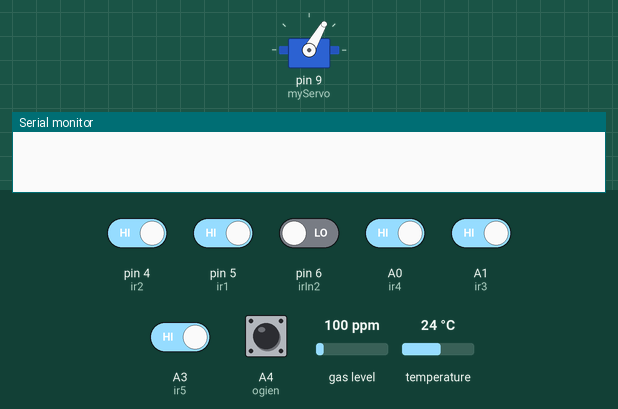
This sketch was run on a simulated Arduino Uno, built with avr-gcc and run on an emulated ATmega328P. Shown: servo, the last lines printed to the serial monitor. Wiring (inferred from the names in the program): IR receiver: data pin 7. The inputs (shaded band) are chosen by the test bench; at power-on: A0 (ir4), A1 (ir3), A3 (ir5), A4 (ogien), pin 4 (ir2), pin 5 (ir1) HIGH, pin 6 (irIn2) LOW, gas level 100 ppm, temperature 24 °C.

Above: at 0.1 s.
At 1.4 s:
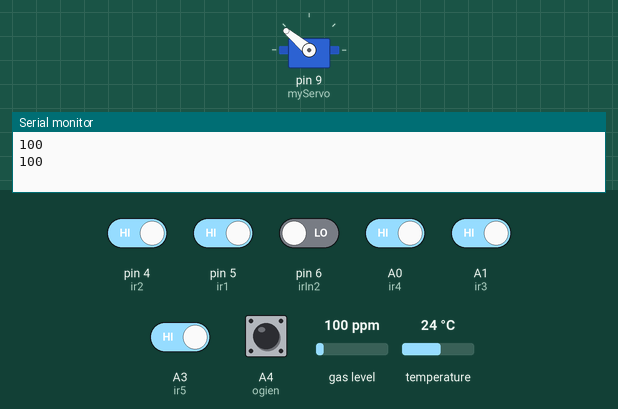
Timing chart, 0 to 2.9 s (numbered marks = the images above):
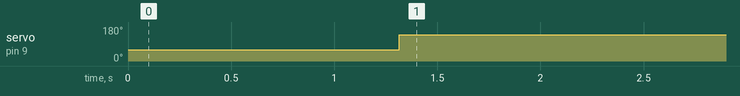

The sketch:

main.ino
```cpp
#include <SPI.h>
#include <MFRC522.h>
#include <PWMServo.h>
#include <Wire.h>
#include <OneWire.h>
#include <SoftwareSerial.h>
#include <DallasTemperature.h>
#include <MQ2.h>

PWMServo myServo;
OneWire term(A5);
DallasTemperature czujnikT(&term);
MFRC522 rfid(10, 8); //(10 ,9)
MFRC522::MIFARE_Key key;
SoftwareSerial sCom(2, 3);
const byte RFID[][4] = {{0x76, 0x61, 0x5A, 0x29},
                        {0x97, 0xCD, 0x45, 0xB3}}; //identyfikator naszej karty

//numery pinów
const int irIn1 = 7;
const int irIn2 = 6;
const int ir1 = 5;
const int ir2 = 4;
const int ir3 = A1;
const int ir4 = A0;
const int ir5 = A3;
const int mq2 = A2;
const int temperatura = A5;
const int ogien = A4;

//zmienne globalne
unsigned long currentTime = 0;
unsigned long barrierTime = 0;
unsigned long serialTime = 0;
float temperaturaWartosc;
char coWartosc[4];//00x'\0'
int i;
int ileKart = sizeof(RFID) / sizeof(byte) / 4;
int parking1;
int parking2;
int parking3;
int parking4;
int parking5;
volatile int zajeteMiejsca = 0;
volatile int wolneMiejsca = 0;
volatile int zagrozenie;
volatile int co;
String sData = "";

MQ2 czujnikMQ2(mq2);

void setup()
{
    Serial.begin(9600);
    sCom.begin(115200);
    SPI.begin();
    rfid.PCD_Init();
    myServo.attach(9);
    pinMode(irIn1, INPUT);
    pinMode(irIn2, INPUT);
    pinMode(ir1, INPUT);
    pinMode(ir2, INPUT);
    pinMode(ir3, INPUT);
    pinMode(ir4, INPUT);
    pinMode(ir5, INPUT);
    pinMode(ogien, INPUT);
    myServo.write(60);
    czujnikMQ2.begin();
}

void loop()
{
    currentTime = millis();
    float* values= czujnikMQ2.read(true);
    co = values[1];
    //czujnik temperatury
    czujnikT.requestTemperatures();
    temperaturaWartosc = czujnikT.getTempCByIndex(0);
    Serial.println(co);
    snprintf(coWartosc,sizeof(coWartosc), "%03d", co);
    Serial.println(coWartosc);


    if (digitalRead(ogien) == LOW || co > 10)
    {
        myServo.write(140);
        zagrozenie = 1;
    }
    else
    {
        zagrozenie = 0;
    }

    if (rfid.PICC_IsNewCardPresent() && rfid.PICC_ReadCardSerial())
    {
        for (i = 0; i < ileKart; i++)
        {
            if (rfid.uid.uidByte[0] == RFID[i][0] && rfid.uid.uidByte[1] == RFID[i][1] && rfid.uid.uidByte[2] == RFID[i][2] && rfid.uid.uidByte[3] == RFID[i][3])
            {
                myServo.write(140);
            }
        }
    }
    //zabezpieczenie przed zamknięciem szlabanu przed odjechaniem samochodu
    if ((digitalRead(irIn1) == HIGH && digitalRead(irIn2) == HIGH) && zagrozenie == 0)
    {
        if (currentTime - barrierTime >= 5000UL)
        {
            //podwójne zabezpieczenie
            if ((digitalRead(irIn1) == HIGH && digitalRead(irIn2) == HIGH) && zagrozenie == 0)
            {
                barrierTime = currentTime;
                myServo.write(60);
               // Serial.print("drugi : ");
                //Serial.println(digitalRead(irIn1));
            }
        }
    }
    //sprawdzanie które miejsca są zajęte
    if (digitalRead(ir1) == LOW)
        parking1 = 1;
    else
        parking1 = 0;
    if (digitalRead(ir2) == LOW)
        parking2 = 1;
    else
        parking2 = 0;
    if (digitalRead(ir3) == LOW)
        parking3 = 1;
    else
        parking3 = 0;
    if (digitalRead(ir4) == LOW)
        parking4 = 1;
    else
        parking4 = 0;
    if (digitalRead(ir5) == LOW)
        parking5 = 1;
    else
        parking5 = 0;
    //suma zajętych miejsc
    zajeteMiejsca = parking1 + parking2 + parking3 + parking4 + parking5;
    wolneMiejsca = 5 - zajeteMiejsca;
    //wysyłanie danych do wemosa
    if (currentTime - serialTime >= 500UL)
    {
        serialTime = currentTime;
        pushData();
    }
}

void pushData()
{
    sData = sData + temperaturaWartosc + zagrozenie + wolneMiejsca + parking1 + parking2 + parking3 + parking4 + parking5 + coWartosc;
    sCom.println(sData);
    sData = "";
}
```

Measured:
- by itself, servo on pin 9 (myServo): 60° → 140° at 1.3 s
